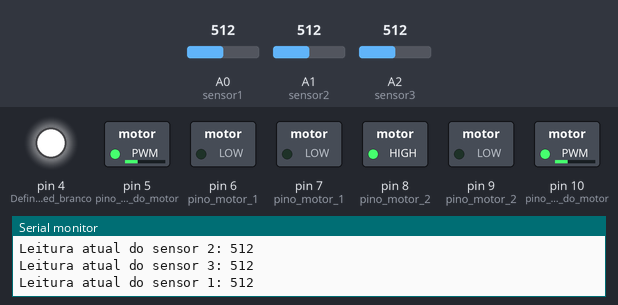
The sketch below on a simulated Arduino Uno, built with avr-gcc and run on an emulated ATmega328P. Shown: switched loads named in the sketch (green lamp = pin HIGH), output pins drawn as LEDs (lit = HIGH), the last lines printed to the serial monitor. Inputs (shaded band) come from the test bench; at power-on: A1 (sensor2) = 512, A2 (sensor3) = 512, A0 (sensor1) = 512.

Above: at 1.2 s.
1.3 s: A1 (sensor2) set to 593
4.3 s: A1 (sensor2) set to 608
At 5.4 s:
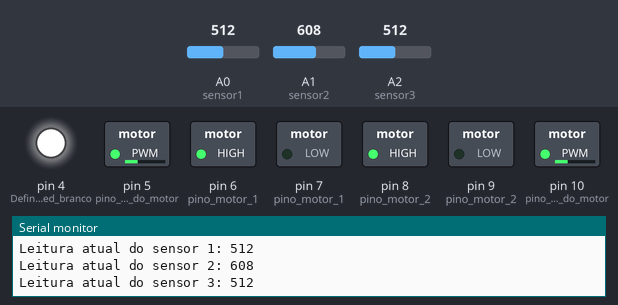
5.9 s: A2 (sensor3) set to 105
8.9 s: A2 (sensor3) set to 93
10.4 s: A0 (sensor1) set to 107
13.4 s: A0 (sensor1) set to 93
Timing chart, 0 to 16.4 s (numbered marks = the images above; inputs shaded):
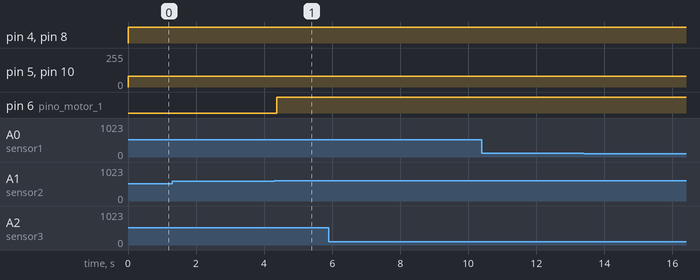

Measured:
- the behaviour switches between 600 and 601 on A1 (sensor2) (found by bisection; images 0 and 1)
- after the input at 4.3 s, pin 6 (pino_motor_1): LOW → HIGH after 0.08 s

The sketch:

carinho_seguidor_de_linha.ino
```cpp
///////////////////Carrinho desvia de obstaculos com LDR//////////////////////////
///////////////////////////codigo por: Sarah Ramos////////////////////////////////

//Valor do LDR usando o simbolo de maior é para linhas claras
//Valor do LDR usando o simbolo de menor é para linhas escuras
//Mas isso depende dos seus sesores e da iluminação do ambiente
//TESTE ANTES!

//velocidade dos motores - alterar aqui
const int velocidademotor1 = 80;
const int velocidademotor2 = 80;

// Os fotoresistores (LDR's) são conectados aos pinos analógicos 0, 1, 2
int sensor1 = A0;
int sensor2 = A1;
int sensor3 = A2;

// Armazena o valor de leitura analógica
int sensorValue1 = 0;
int sensorValue2 = 0;
int sensorValue3 = 0;

void setup() {

  pinMode(sensor1, INPUT);// Define o fotoresistor 1 como uma entrada
  pinMode(sensor2, INPUT);// Define o fotoresistor 2 como uma entrada
  pinMode(sensor3, INPUT);// Define o fotoresistor 3 como uma entrada
  pinMode(4, OUTPUT); //Define pino do led branco como saida
  pinMode(6, OUTPUT); //pino motor 1
  pinMode(7, OUTPUT); //pino motor 1
  pinMode(8, OUTPUT); //pino motor 2
  pinMode(9, OUTPUT); //pino motor 2
  pinMode(5, OUTPUT); //pino velocidade do motor 1
  pinMode(10, OUTPUT);//pino velocidade do motor 2

  // Inicia a comunicação serial com uma taxa de transmissão de 9600 boud rate
  Serial.begin(9600);
}

void loop(){

  // Lê o valor atual do fotoresistor
  sensorValue1 = analogRead(sensor1);
  sensorValue2 = analogRead(sensor2);
  sensorValue3 = analogRead(sensor3);

  digitalWrite(4, HIGH); //led sempre ligado

  analogWrite(5, velocidademotor1);
  analogWrite(10, velocidademotor2);

  //condições dos LDR's para seguir a linha
  //aqui voce tem que testar os seus LDR's e pensar na logica para funcionamento do seguidor de linha

  if(sensorValue2 > 600) //para frente
  {
      digitalWrite(6, HIGH);
      digitalWrite(7,LOW);
      digitalWrite(8,HIGH);
      digitalWrite(9,LOW);
  }else{
    if(sensorValue1 > 400) //para direita
  {
    digitalWrite(6, LOW);
    digitalWrite(7,LOW);
    digitalWrite(8,HIGH);
    digitalWrite(9,LOW);
  }else{
    if(sensorValue3 > 460) //para esquerda
  {
    digitalWrite(6,HIGH);
    digitalWrite(7,LOW);
    digitalWrite(8,LOW);
    digitalWrite(9,LOW);
  }
  else{ //parado
      digitalWrite(6, LOW);
      digitalWrite(7,LOW);
      digitalWrite(8,LOW);
      digitalWrite(9,LOW);
  }}}

  // Imprime as leituras atuais no monitor serial da IDE do Arduino (use para os testes dos valores dos LDR's)
  Serial.print ("Leitura atual do sensor 1: ");
  Serial.println(sensorValue1);
  Serial.print ("Leitura atual do sensor 2: ");
  Serial.println(sensorValue2);
  Serial.print ("Leitura atual do sensor 3: ");
  Serial.println(sensorValue3);
  delay(100); //tempo de espera
}
```
